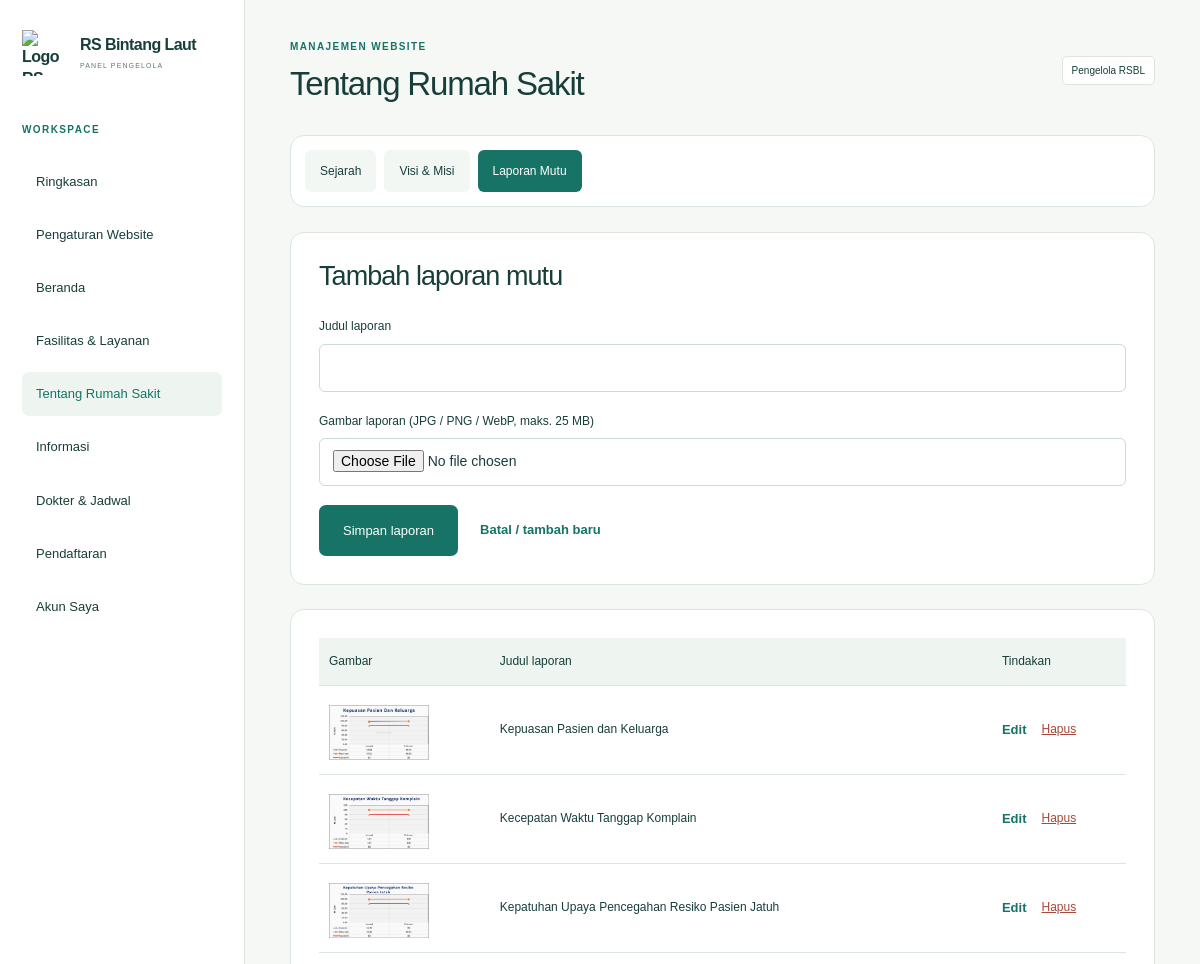
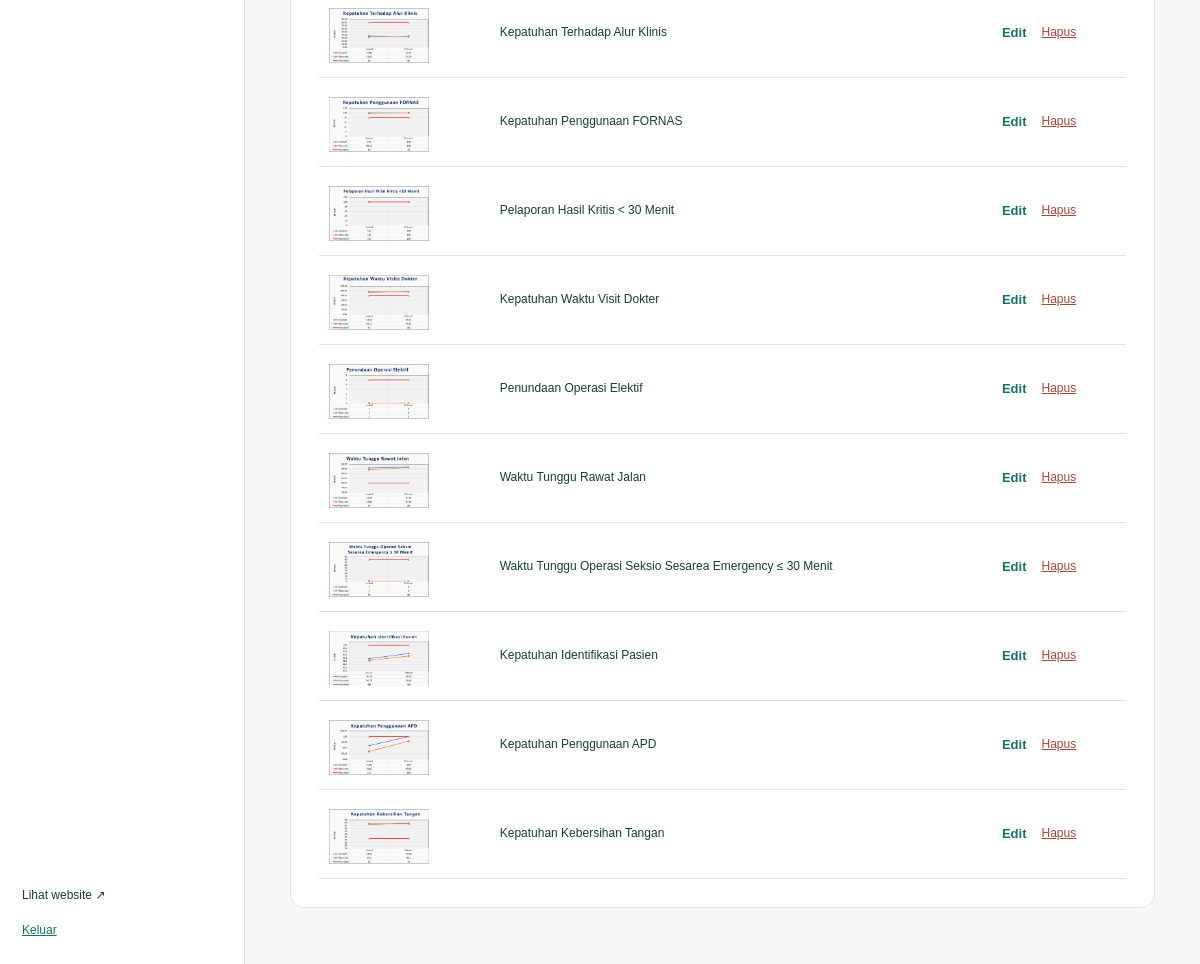
/index.php?page=admin&tab=about_content&kind=quality (signed in), run on the app's committed database (2 pictures, top to bottom).
### tables this page shows
CREATE TABLE contents (id INTEGER PRIMARY KEY AUTOINCREMENT, kind VARCHAR(40) NOT NULL, title VARCHAR(255) NOT NULL, subtitle VARCHAR(255) NOT NULL, body TEXT NOT NULL, image TEXT NOT NULL, link TEXT NOT NULL, starts VARCHAR(10) NOT NULL, ends VARCHAR(10) NOT NULL, active INT NOT NULL DEFAULT 1, sort_order INT NOT NULL DEFAULT 0);

### views/admin/contents/quality.php (the view, shortened to what this page needs)
<?php
$qualityEdit =
    query('SELECT * FROM contents WHERE id=? AND kind=?', [
        (int) ($_GET['edit'] ?? ($_POST['id'] ?? 0)),
        'quality',
    ])[0] ?? [];
$qualityRows = query('SELECT * FROM contents WHERE kind=? ORDER BY id DESC', ['quality']);
?>
<form class="panel" method="post" enctype="multipart/form-data">
    <h2><?= empty($qualityEdit['id']) ? 'Tambah' : 'Edit' ?> laporan mutu</h2>
    <label>
        Gambar laporan (JPG / PNG / WebP, maks. 25 MB)
        <input type="file" name="image_file" accept="image/jpeg,image/png,image/webp" <?= empty(
            $qualityEdit['image']
        )
            ? 'required'
            : '' ?>>
    </label>
    <div class="actions">
        <button class="button">Simpan laporan</button>
        <a class="text-link" href="index.php?page=admin&amp;tab=contents&amp;kind=quality">Batal / tambah baru</a>
    </div>
</form>
<div class="panel table-wrap">
    <table>
        <thead>
            <tr>
                <th>Gambar</th>
                <th>Judul laporan</th>
                <th>Tindakan</th>
            </tr>
        </thead>
        <tbody>
            <?php foreach ($qualityRows as $report): ?>
            <tr>
                <td>
                    <?php if ($report['image'] !== ''): ?>
                    <img class="admin-partner-thumbnail" src="<?= e(
                        photo($report['image']),
                    ) ?>" alt="" loading="lazy">
                    <?php endif; ?>
                </td>
                <td><?= e($report['title']) ?></td>
                <td>
                    <div class="actions">
                        <a class="text-link" href="index.php?page=admin&amp;tab=contents&amp;kind=quality&amp;edit=<?= (int) $report[
                            'id'
                        ] ?>">Edit</a>
                        <form method="post" data-confirm="Hapus laporan mutu ini?">
                            <button class="text-button danger">Hapus</button>
                        </form>
                    </div>
                </td>
            </tr>
            <?php endforeach; ?>
        </tbody>
    </table>
</div>

### assets/css/base.css (style rules this page uses)
:root { --ink: #183e3a; --muted: #647773; --green: #167366; --dark: #164d44; --mint: #eef5f0; --line: #dce6df; --cream: #fbfaf6; --white: #fff; --radius: 18px; }
* { box-sizing: border-box; }
body { margin: 0; font-family: Arial, Helvetica, sans-serif; color: var(--ink); background: var(--white); font-size: 15px; line-height: 1.7; }
a { color: inherit; text-decoration: none; }
button, input, select, textarea { font: inherit; }
button, a, input, select, textarea { -webkit-tap-highlight-color: transparent; }
button { cursor: pointer; }
img { max-width: 100%; display: block; }
h1, h2, h3, h4, p { margin-top: 0; }
h1, h2, h3 { line-height: 1.15; letter-spacing: -0.035em; }
h2 { font-size: clamp(28px, 3.1vw, 40px); font-weight: 500; margin-bottom: 24px; }
.button { display: inline-flex; align-items: center; justify-content: center; gap: 28px; background: var(--green); color: white; padding: 15px 23px; border: 1px solid transparent; border-radius: 7px; font-size: 13px; font-weight: 500; line-height: 1.5; transition: background 0.2s, transform 0.2s; }
.text-link { font-size: 13px; font-weight: 600; color: var(--green); }
.actions { display: flex; align-items: center; gap: 22px; flex-wrap: wrap; }
.panel { border: 1px solid var(--line); background: #fff; border-radius: 13px; padding: 28px; margin-bottom: 24px; }
label { display: block; font-size: 12px; color: var(--ink); margin-bottom: 19px; font-weight: 500; }
input, select, textarea { display: block; width: 100%; border: 1px solid #cddbd3; border-radius: 6px; background: #fff; padding: 11px 13px; color: var(--ink); margin-top: 7px; max-width: 100%; font-size: 14px; }
.admin-body { background: #f6f8f6; }
.text-button { border: 0; background: none; padding: 0; color: var(--green); font-size: 12px; text-decoration: underline; }
.danger { color: #a84838; }
.table-wrap { overflow-x: auto; }
table { width: 100%; border-collapse: collapse; font-size: 12px; text-align: left; }
th, td { padding: 13px 10px; border-bottom: 1px solid var(--line); vertical-align: middle; }
th { font-weight: 500; background: var(--mint); }
td .actions { gap: 15px; }

### assets/css/admin/workspace.css (style rules this page uses)
.admin-main .panel > h2 { font-size: 27px; }
.admin-main .panel { border-radius: 14px; }

### assets/css/admin/admin-partners.css (style rules this page uses)
.admin-partner-thumbnail { display: block; width: 100px; height: 56px; object-fit: contain; object-position: left center; margin-top: 6px; }

### data on the page
contents: image (picture), title "Kepuasan Pasien dan Keluarga"
contents: image (picture), title "Kecepatan Waktu Tanggap Komplain"
contents: image (picture), title "Kepatuhan Upaya Pencegahan Resiko Pasien Jatuh"
contents: image (picture), title "Kepatuhan Terhadap Alur Klinis"
contents: image (picture), title "Kepatuhan Penggunaan FORNAS"
contents: image (picture), title "Pelaporan Hasil Kritis < 30 Menit"
contents: image (picture), title "Kepatuhan Waktu Visit Dokter"
contents: image (picture), title "Penundaan Operasi Elektif"
contents: image (picture), title "Waktu Tunggu Rawat Jalan"
contents: image (picture), title "Waktu Tunggu Operasi Seksio Sesarea Emergency ≤ 30 Menit"
contents: image (picture), title "Kepatuhan Identifikasi Pasien"
contents: image (picture), title "Kepatuhan Penggunaan APD"
contents: image (picture), title "Kepatuhan Kebersihan Tangan"

### other printed values
$label "Ringkasan"
$label "Pengaturan Website"
$label "Beranda"
$label "Fasilitas & Layanan"
$label "Tentang Rumah Sakit"
$label "Informasi"
$label "Dokter & Jadwal"
$label "Pendaftaran"
$label "Akun Saya"
$modules[$tab] "Tentang Rumah Sakit"
$kinds[$key] "Sejarah"
$kinds[$key] "Visi & Misi"
$kinds[$key] "Laporan Mutu"
$label "Judul laporan"
